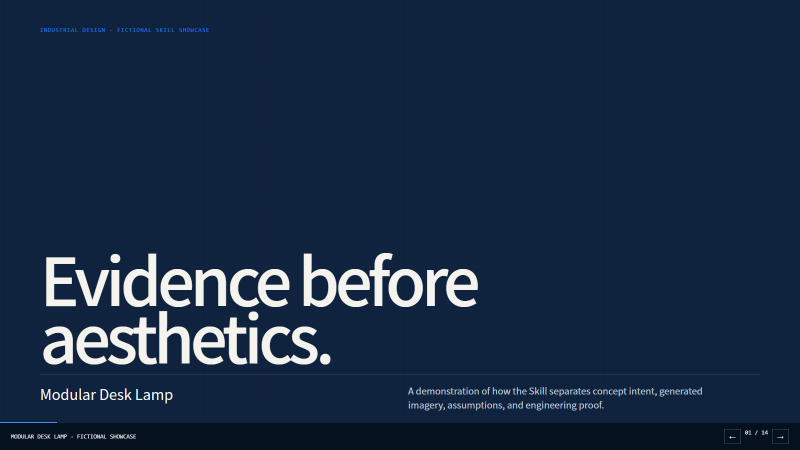
#> input picture showcase/modular-desk-lamp/previews/01-cover.png, 1600 x 900 px (shown at 1/2 size)
$ python build_readme_showcase.py
#> lines starting #> are read from the running program, lines starting #| are printed output that depends on the picture
#!/usr/bin/env python3
"""Build the deterministic six-page Showcase board used by the READMEs."""

from __future__ import annotations

from pathlib import Path

from PIL import Image, ImageDraw, ImageOps


ROOT = Path(__file__).resolve().parents[1] / "modular-desk-lamp"
PREVIEWS = ROOT / "previews"
SOURCES = (
    "01-cover.png",
    "04-evidence.png",
    "08-cmf.png",
    "09-architecture.png",
    "11-iteration.png",
    "12-final.png",
)
OUTPUT = PREVIEWS / "readme-showcase.webp"

TILE = (496, 279)
MARGIN = 36
GAP = 20
SHADOW = 6
BACKGROUND = "#0b1f37"
FRAME = "#2d6ed0"
SHADOW_COLOR = "#06111f"


def main() -> int:
    width = MARGIN * 2 + TILE[0] * 3 + GAP * 2
    height = MARGIN * 2 + TILE[1] * 2 + GAP
    board = Image.new("RGB", (width, height), BACKGROUND)
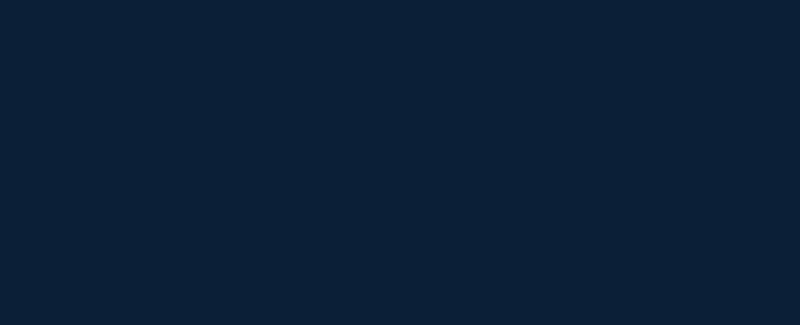
#> board: PIL image 1600x650 RGB (shown at 1/2 size); mean R, G, B 11, 31, 55
    draw = ImageDraw.Draw(board)

    for index, name in enumerate(SOURCES):
        source = PREVIEWS / name
        if not source.is_file():
            raise SystemExit(f"Missing preview: {source}")
        column = index % 3
        row = index // 3
        x = MARGIN + column * (TILE[0] + GAP)
        y = MARGIN + row * (TILE[1] + GAP)
        with Image.open(source) as opened:
#> opened is the input picture: PIL image 1600x900 RGB; mean R, G, B 25.6, 43.3, 68.3
            tile = ImageOps.fit(
                ImageOps.exif_transpose(opened).convert("RGB"),
                TILE,
                method=Image.Resampling.LANCZOS,
            )
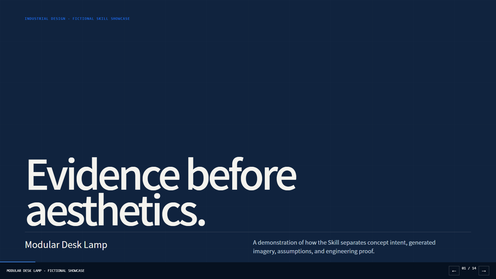
#> tile: PIL image 496x279 RGB; mean R, G, B 25.5, 43.3, 68.3
        draw.rounded_rectangle(
            (x + SHADOW, y + SHADOW, x + TILE[0] + SHADOW, y + TILE[1] + SHADOW),
            radius=8,
            fill=SHADOW_COLOR,
        )
        board.paste(tile, (x, y))
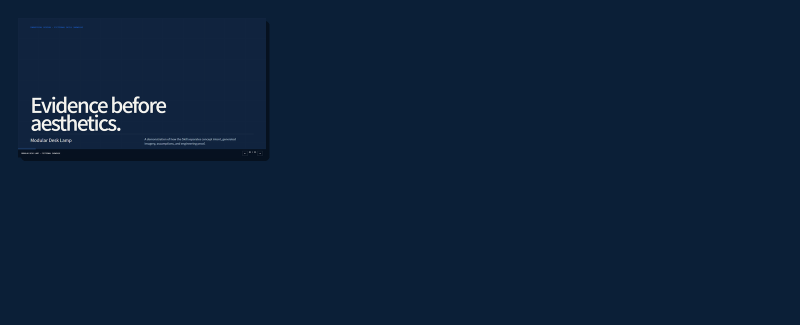
#> board: PIL image 1600x650 RGB (shown at 1/2 size); mean R, G, B 12.9, 32.6, 56.6
        draw.rounded_rectangle(
            (x, y, x + TILE[0] - 1, y + TILE[1] - 1),
            radius=7,
            outline=FRAME,
            width=2,
        )
#> pass 2 of the loop in main, `for index, name in enumerate(SOURCES):`:
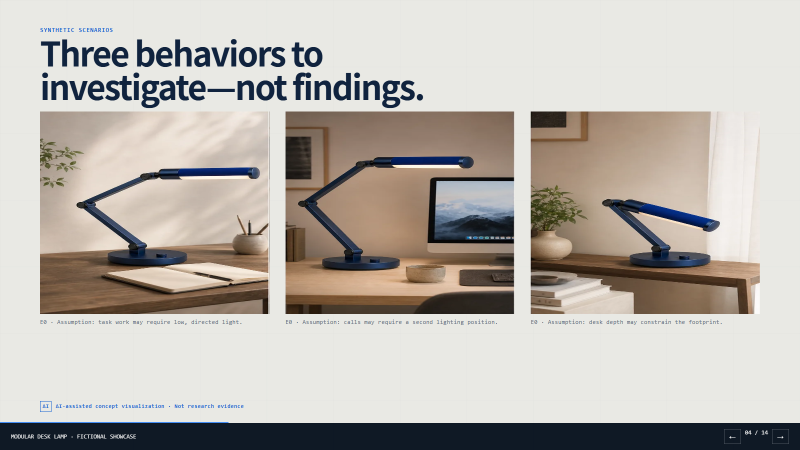
#> input picture showcase/modular-desk-lamp/previews/04-evidence.png, 1600 x 900 px (shown at 1/2 size)
#> in main, opened is the input picture: PIL image 1600x900 RGB; mean R, G, B 185.6, 180.4, 174
#> in main, `tile = ImageOps.fit( ImageOps.exif_transpose(opened).convert("RGB"), T..`:
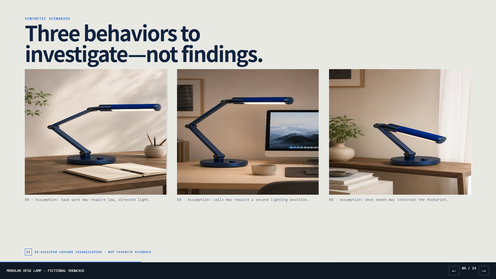
#> tile: PIL image 496x279 RGB; mean R, G, B 185.6, 180.4, 174
#> in main, `board.paste(tile, (x, y))`:
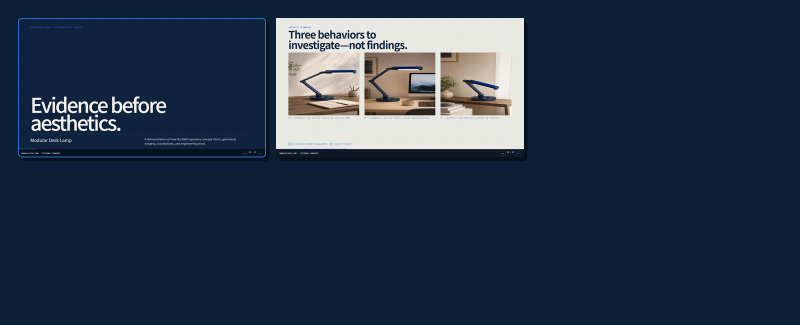
#> board: PIL image 1600x650 RGB (shown at 1/2 size); mean R, G, B 36.2, 52.6, 72.8
#> pass 3 of the loop in main, `for index, name in enumerate(SOURCES):`:
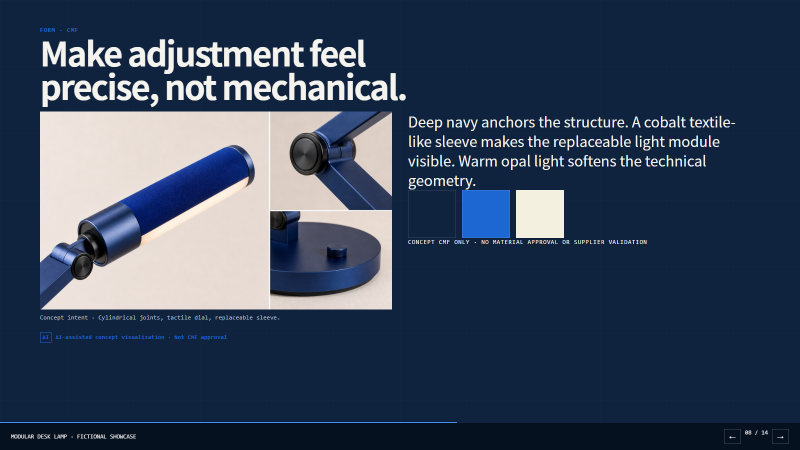
#> input picture showcase/modular-desk-lamp/previews/08-cmf.png, 1600 x 900 px (shown at 1/2 size)
#> in main, opened is the input picture: PIL image 1600x900 RGB; mean R, G, B 54.3, 68.1, 90
#> in main, `tile = ImageOps.fit( ImageOps.exif_transpose(opened).convert("RGB"), T..`:
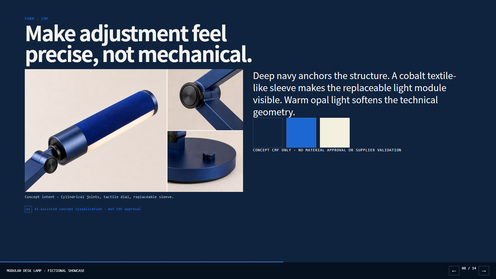
#> tile: PIL image 496x279 RGB; mean R, G, B 54.3, 68.1, 90
#> in main, `board.paste(tile, (x, y))`:
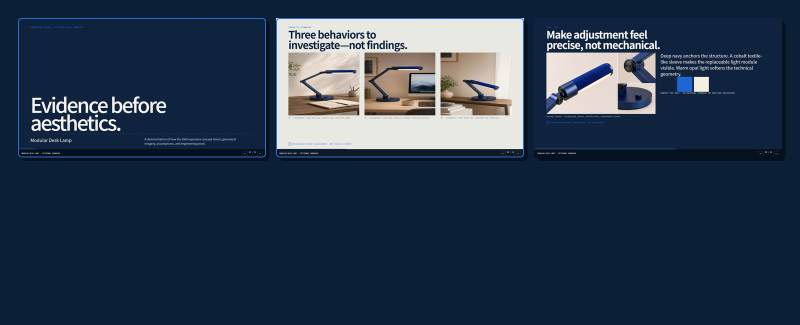
#> board: PIL image 1600x650 RGB (shown at 1/2 size); mean R, G, B 41.6, 57.3, 77.5
#> the loop made 6 passes; the first 3 are shown

    board.save(
        OUTPUT,
        format="WEBP",
        quality=84,
        method=6,
        optimize=True,
        exif=b"",
        icc_profile=None,
    )
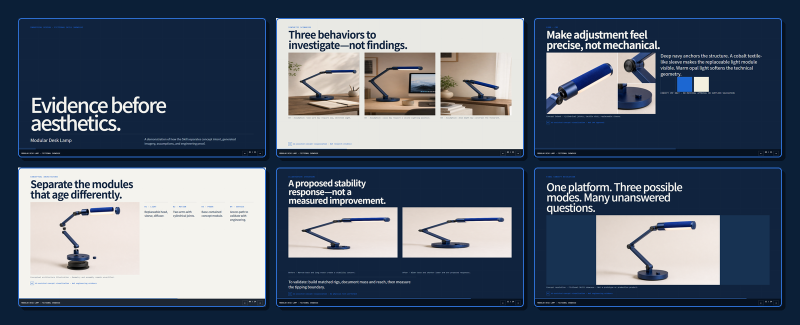
#> saved as readme-showcase.webp: PIL image 1600x650 RGB (shown at 1/2 size); mean R, G, B 87.3, 98.3, 114.1
#> (the run stopped early here; a loop or call above may not have finished)
